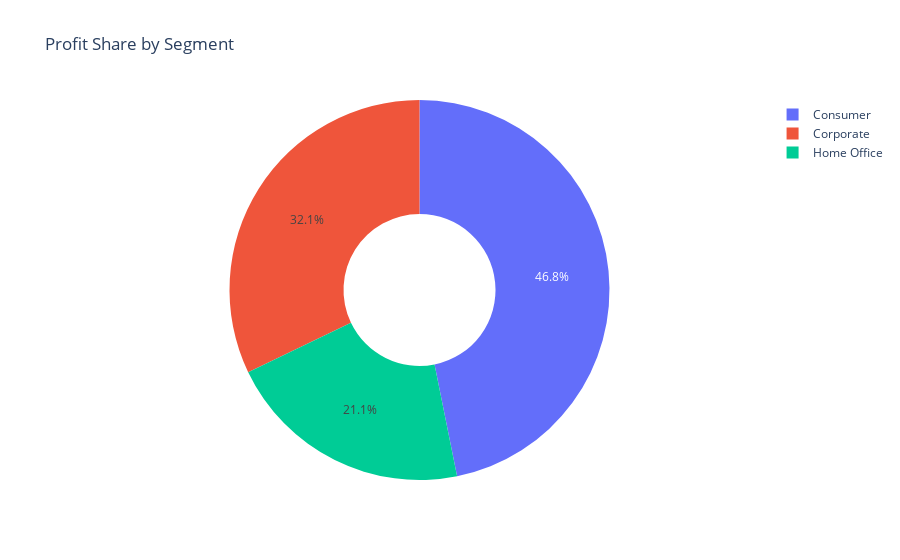

This figure's notebook cell:
### Code cell
import plotly.express as px
import plotly.graph_objects as go

segment_profit = df.groupby("Segment", as_index=False)["Profit"].sum()
fig5 = px.pie(segment_profit, values="Profit", names="Segment", title="Profit Share by Segment", hole=0.4)
fig5.show()

### Figure 1 — Plotly figure (JSON) as saved in the notebook; plotly's stock layout.template omitted (floating-point values rounded to 4 significant figures)
{"data": [{"domain": {"x": [0, 1], "y": [0, 1]}, "hole": 0.4, "hovertemplate": "Segment=%{label}<br>Profit=%{value}<extra></extra>", "labels": ["Consumer", "Corporate", "Home Office"], "legendgroup": "", "name": "", "showlegend": true, "type": "pie", "values": [134100.0, 91980.0, 60300.0]}], "layout": {"legend": {"tracegroupgap": 0}, "title": {"text": "Profit Share by Segment"}}}
